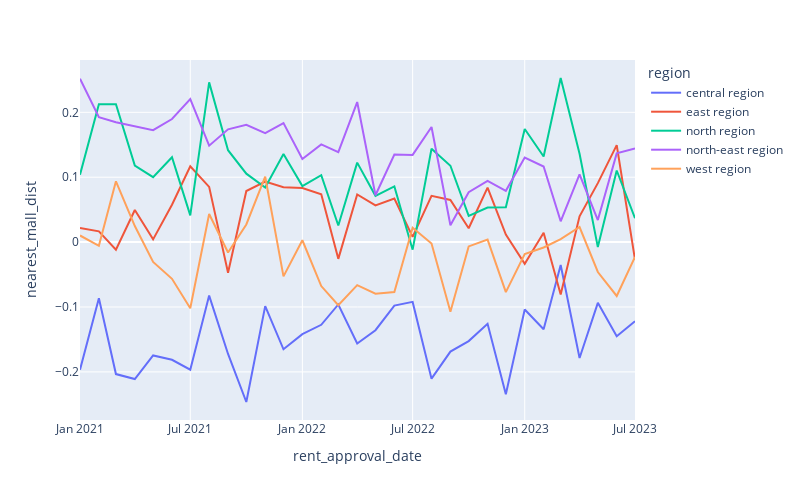

The notebook cell saved with this chart:
### Code cell
train_df_cleaned_final.groupby(['rent_approval_date', 'region'])[['psqm', 'nearest_mall_dist']].corr().iloc[0::2,-1].reset_index().plot.line(x='rent_approval_date', y='nearest_mall_dist', color='region', width=800, height=500)

### Figure 1 — Plotly figure (JSON) as saved in the notebook; plotly's stock layout.template omitted (floating-point values rounded to 4 significant figures)
{"data": [{"hovertemplate": "region=central region<br>rent_approval_date=%{x}<br>nearest_mall_dist=%{y}<extra></extra>", "legendgroup": "central region", "line": {"color": "#636efa", "dash": "solid"}, "marker": {"symbol": "circle"}, "mode": "lines", "name": "central region", "orientation": "v", "showlegend": true, "type": "scatter", "x": ["2021-01", "2021-02", "2021-03", "2021-04", "2021-05", "2021-06", "2021-07", "2021-08", "2021-09", "2021-10", "2021-11", "2021-12", "2022-01", "2022-02", "2022-03", "2022-04", "2022-05", "2022-06", "2022-07", "2022-08", "2022-09", "2022-10", "2022-11", "2022-12", "2023-01", "2023-02", "2023-03", "2023-04", "2023-05", "2023-06", "2023-07"], "xaxis": "x", "y": [-0.1967, -0.08654, -0.2034, -0.2111, -0.1747, -0.1813, -0.1966, -0.0824, -0.1724, -0.2464, -0.09875, -0.1652, -0.1419, -0.1274, -0.09613, -0.1563, -0.1358, -0.09789, -0.09214, -0.2105, -0.1687, -0.1525, -0.1258, -0.2345, -0.1038, -0.1343, -0.03536, -0.1787, -0.09357, -0.1452, -0.1219], "yaxis": "y"}, {"hovertemplate": "region=east region<br>rent_approval_date=%{x}<br>nearest_mall_dist=%{y}<extra></extra>", "legendgroup": "east region", "line": {"color": "#EF553B", "dash": "solid"}, "marker": {"symbol": "circle"}, "mode": "lines", "name": "east region", "orientation": "v", "showlegend": true, "type": "scatter", "x": ["2021-01", "2021-02", "2021-03", "2021-04", "2021-05", "2021-06", "2021-07", "2021-08", "2021-09", "2021-10", "2021-11", "2021-12", "2022-01", "2022-02", "2022-03", "2022-04", "2022-05", "2022-06", "2022-07", "2022-08", "2022-09", "2022-10", "2022-11", "2022-12", "2023-01", "2023-02", "2023-03", "2023-04", "2023-05", "2023-06", "2023-07"], "xaxis": "x", "y": [0.02183, 0.01661, -0.01164, 0.04948, 0.004236, 0.05749, 0.1168, 0.08514, -0.04723, 0.07869, 0.09321, 0.08462, 0.08346, 0.07361, -0.02582, 0.07335, 0.05653, 0.06702, 0.008133, 0.07136, 0.06489, 0.02135, 0.08396, 0.01161, -0.03344, 0.01442, -0.08084, 0.03979, 0.09091, 0.1495, -0.02686], "yaxis": "y"}, {"hovertemplate": "region=north region<br>rent_approval_date=%{x}<br>nearest_mall_dist=%{y}<extra></extra>", "legendgroup": "north region", "line": {"color": "#00cc96", "dash": "solid"}, "marker": {"symbol": "circle"}, "mode": "lines", "name": "north region", "orientation": "v", "showlegend": true, "type": "scatter", "x": ["2021-01", "2021-02", "2021-03", "2021-04", "2021-05", "2021-06", "2021-07", "2021-08", "2021-09", "2021-10", "2021-11", "2021-12", "2022-01", "2022-02", "2022-03", "2022-04", "2022-05", "2022-06", "2022-07", "2022-08", "2022-09", "2022-10", "2022-11", "2022-12", "2023-01", "2023-02", "2023-03", "2023-04", "2023-05", "2023-06", "2023-07"], "xaxis": "x", "y": [0.1039, 0.2125, 0.2124, 0.118, 0.1, 0.1308, 0.04115, 0.2462, 0.1416, 0.1055, 0.08423, 0.1356, 0.08631, 0.1033, 0.02567, 0.1225, 0.07131, 0.08583, -0.01167, 0.1439, 0.1176, 0.04047, 0.05333, 0.0537, 0.1743, 0.1319, 0.2529, 0.1362, -0.007679, 0.1104, 0.03676], "yaxis": "y"}, {"hovertemplate": "region=north-east region<br>rent_approval_date=%{x}<br>nearest_mall_dist=%{y}<extra></extra>", "legendgroup": "north-east region", "line": {"color": "#ab63fa", "dash": "solid"}, "marker": {"symbol": "circle"}, "mode": "lines", "name": "north-east region", "orientation": "v", "showlegend": true, "type": "scatter", "x": ["2021-01", "2021-02", "2021-03", "2021-04", "2021-05", "2021-06", "2021-07", "2021-08", "2021-09", "2021-10", "2021-11", "2021-12", "2022-01", "2022-02", "2022-03", "2022-04", "2022-05", "2022-06", "2022-07", "2022-08", "2022-09", "2022-10", "2022-11", "2022-12", "2023-01", "2023-02", "2023-03", "2023-04", "2023-05", "2023-06", "2023-07"], "xaxis": "x", "y": [0.2517, 0.1925, 0.1848, 0.179, 0.1725, 0.1897, 0.2204, 0.1486, 0.1738, 0.1809, 0.1679, 0.1834, 0.1282, 0.1506, 0.1387, 0.2158, 0.07222, 0.1351, 0.1344, 0.1773, 0.02598, 0.07687, 0.09432, 0.07897, 0.1302, 0.1165, 0.03205, 0.1044, 0.03396, 0.1367, 0.1445], "yaxis": "y"}, {"hovertemplate": "region=west region<br>rent_approval_date=%{x}<br>nearest_mall_dist=%{y}<extra></extra>", "legendgroup": "west region", "line": {"color": "#FFA15A", "dash": "solid"}, "marker": {"symbol": "circle"}, "mode": "lines", "name": "west region", "orientation": "v", "showlegend": true, "type": "scatter", "x": ["2021-01", "2021-02", "2021-03", "2021-04", "2021-05", "2021-06", "2021-07", "2021-08", "2021-09", "2021-10", "2021-11", "2021-12", "2022-01", "2022-02", "2022-03", "2022-04", "2022-05", "2022-06", "2022-07", "2022-08", "2022-09", "2022-10", "2022-11", "2022-12", "2023-01", "2023-02", "2023-03", "2023-04", "2023-05", "2023-06", "2023-07"], "xaxis": "x", "y": [0.01018, -0.005701, 0.09371, 0.02474, -0.03047, -0.05656, -0.102, 0.04325, -0.01612, 0.02714, 0.1008, -0.05278, 0.00286, -0.06772, -0.09732, -0.0663, -0.07942, -0.07681, 0.02226, -0.002077, -0.1072, -0.006654, 0.003931, -0.07717, -0.01858, -0.008291, 0.00446, 0.02325, -0.04607, -0.08304, -0.02285], "yaxis": "y"}], "layout": {"height": 500, "legend": {"title": {"text": "region"}, "tracegroupgap": 0}, "margin": {"t": 60}, "width": 800, "xaxis": {"anchor": "y", "domain": [0, 1], "title": {"text": "rent_approval_date"}}, "yaxis": {"anchor": "x", "domain": [0, 1], "title": {"text": "nearest_mall_dist"}}}}
